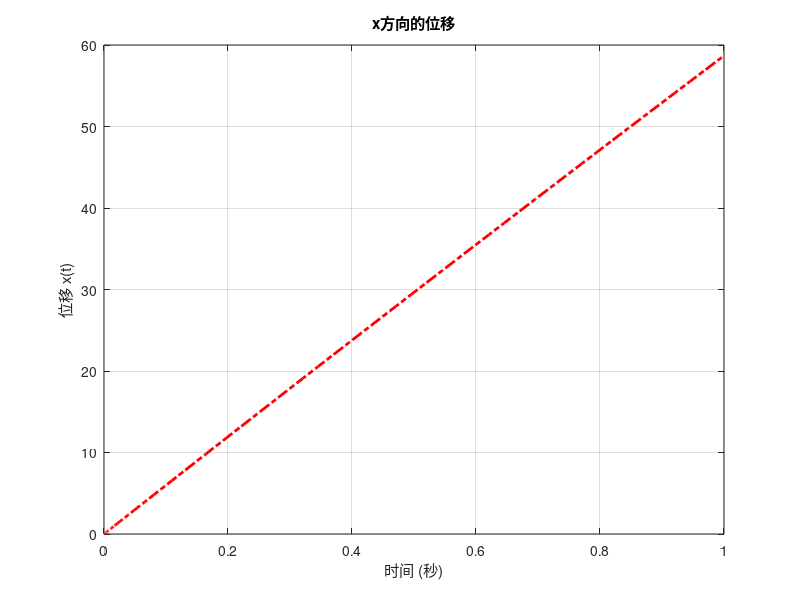
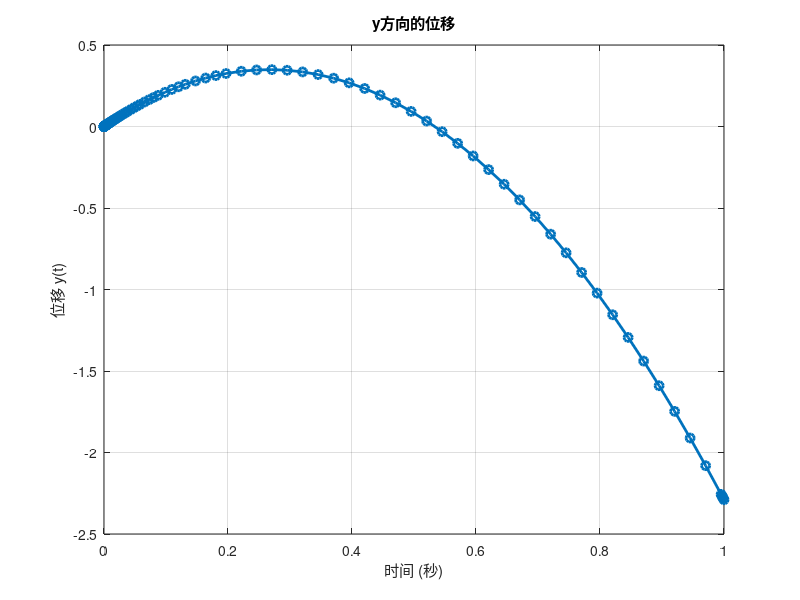

The MATLAB source for these figures, in order:
% 参数设置
v = 60;           % 初始速度 (假设单位一致)
theta = pi / 72;  % 角度 (弧度制)
g = 9.81;         % 重力加速度

rho = 1.225;       % 空气密度 (kg/m^3)
Cd = 0.3;          % 阻力系数
d = 0.01;          % 箭的直径 (m)
A = pi * (d/2)^2;  % 箭的迎风面积 (m^2)
m = 0.02;          % 箭的质量 (kg)

% 计算 k 值
k = (1/(2*m)) * rho * Cd * A ;



% 设置 ode45 的选项，限制最大步长
options = odeset('RelTol',1e-6,'AbsTol',1e-8,'MaxStep',0.001); % 最大步长限制为0.001秒

% 时间区间
tspan = [0 1];  % 时间区间 [0, 1] 秒

% x方向速度函数
vx_t = @(t) v * cos(theta) ./ (k * t * v * cos(theta) + 1);

% 定义微分方程 dx/dt = vx(t)
dxdt = @(t, x) vx_t(t);

% 使用 ode45 求解x(t)
[t_x, x_t] = ode45(dxdt, tspan, 0);

% y方向速度函数
vy_t = @(t) sqrt(g/k) * tan(atan(v * sin(theta) / sqrt(g/k)) - sqrt(g * k) * t);

% 定义微分方程 dy/dt = vy(t)
dydt = @(t, y) vy_t(t);

% 使用 ode45 求解y(t)
[t_y, y_t] = ode45(dydt, tspan, 0);


% 绘制 x(t) 图
figure;
plot(t_x, x_t, 'r-.', 'LineWidth', 2);
title('x方向的位移');
xlabel('时间 (秒)');
ylabel('位移 x(t)');
grid on;

% 绘制 y(t) 图
figure;
plot(t_y, y_t, 'o-', 'LineWidth', 2);
title('y方向的位移');
xlabel('时间 (秒)');
ylabel('位移 y(t)');
grid on;

